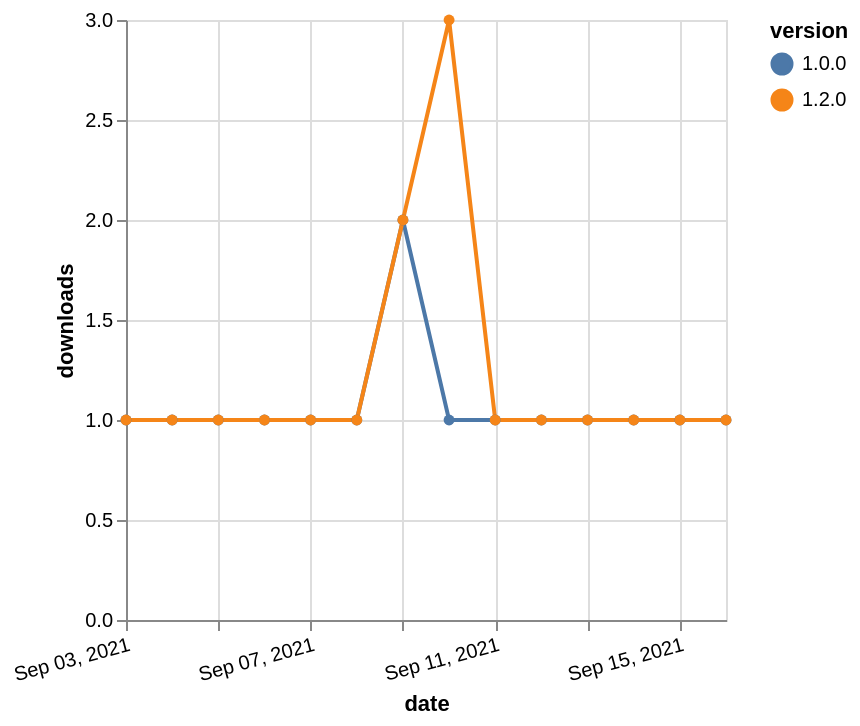

Describe this chart as a Vega-Lite specification.
### Vega-Lite specification from a JSON file in a GitHub repository (floating-point values rounded to 4 significant figures)
{"$schema": "https://vega.github.io/schema/vega-lite/v5.json", "description": "A simple bar chart with embedded data.", "data": {"values": [{"date": "2021-09-03", "total": 194, "delta": 1, "version": "1.0.0"}, {"date": "2021-09-04", "total": 195, "delta": 1, "version": "1.0.0"}, {"date": "2021-09-05", "total": 196, "delta": 1, "version": "1.0.0"}, {"date": "2021-09-06", "total": 197, "delta": 1, "version": "1.0.0"}, {"date": "2021-09-07", "total": 198, "delta": 1, "version": "1.0.0"}, {"date": "2021-09-08", "total": 199, "delta": 1, "version": "1.0.0"}, {"date": "2021-09-09", "total": 201, "delta": 2, "version": "1.0.0"}, {"date": "2021-09-10", "total": 202, "delta": 1, "version": "1.0.0"}, {"date": "2021-09-11", "total": 203, "delta": 1, "version": "1.0.0"}, {"date": "2021-09-12", "total": 204, "delta": 1, "version": "1.0.0"}, {"date": "2021-09-13", "total": 205, "delta": 1, "version": "1.0.0"}, {"date": "2021-09-14", "total": 206, "delta": 1, "version": "1.0.0"}, {"date": "2021-09-15", "total": 207, "delta": 1, "version": "1.0.0"}, {"date": "2021-09-16", "total": 208, "delta": 1, "version": "1.0.0"}, {"date": "2021-09-03", "total": 173, "delta": 1, "version": "1.2.0"}, {"date": "2021-09-04", "total": 174, "delta": 1, "version": "1.2.0"}, {"date": "2021-09-05", "total": 175, "delta": 1, "version": "1.2.0"}, {"date": "2021-09-06", "total": 176, "delta": 1, "version": "1.2.0"}, {"date": "2021-09-07", "total": 177, "delta": 1, "version": "1.2.0"}, {"date": "2021-09-08", "total": 178, "delta": 1, "version": "1.2.0"}, {"date": "2021-09-09", "total": 180, "delta": 2, "version": "1.2.0"}, {"date": "2021-09-10", "total": 183, "delta": 3, "version": "1.2.0"}, {"date": "2021-09-11", "total": 184, "delta": 1, "version": "1.2.0"}, {"date": "2021-09-12", "total": 185, "delta": 1, "version": "1.2.0"}, {"date": "2021-09-13", "total": 186, "delta": 1, "version": "1.2.0"}, {"date": "2021-09-14", "total": 187, "delta": 1, "version": "1.2.0"}, {"date": "2021-09-15", "total": 188, "delta": 1, "version": "1.2.0"}, {"date": "2021-09-16", "total": 189, "delta": 1, "version": "1.2.0"}]}, "width": "container", "mark": {"type": "line", "point": {"filled": true}}, "encoding": {"x": {"field": "date", "type": "temporal", "timeUnit": "yearmonthdate", "title": "date", "axis": {"labelAngle": -15}}, "y": {"field": "delta", "type": "quantitative", "title": "downloads"}, "color": {"field": "version", "type": "nominal"}, "tooltip": {"field": "delta"}}}
